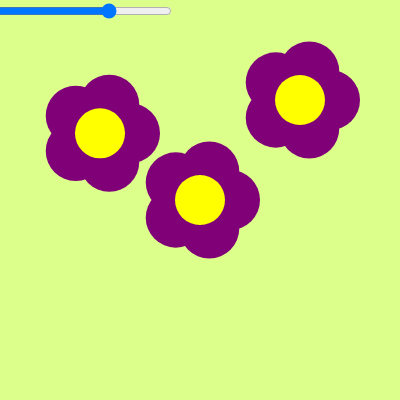
Frame 1 (no input)
Frame 60 (no input): identical to frame 1, image omitted
Frame 120 (the mouse pressed at the canvas centre since frame 60): identical to frame 1, image omitted

The p5.js sketch that drew this single still picture (run headless with seeded random() and noise() and a simulated clock; from frame 60 on, the mouse is pressed at the canvas centre):

// p5.js sketch
// ── sketch.js
let flowerCenter1;
let flowerCenter2;
let flowerCenter3;
let petalScale1 = 0.1;
let petalScale2 = 0.1;
let petalScale3 = 0.1;
let slider;

function setup() {
  createCanvas(400, 400);
  flowerCenter1 = createVector(width / 4, height / 3);
  flowerCenter2 = createVector(width / 2, height / 2);
  flowerCenter3 = createVector(3 * width / 4, height / 4);
  noStroke();
  // Crea un elemento de entrada de tipo rango (barra deslizante)
  slider = createSlider (0, 1.5, 1.0, 0.01);
  slider.position(-10, 1);
  slider.style('width', '180px');
}

function draw() {
  background(220, 255, 140);
  
  // Obtiene el valor del rango y ajusta la escala de los pétalos
  let petalScale = slider.value();

  drawFlower(flowerCenter1, petalScale, 5);
  drawFlower(flowerCenter2, petalScale, 5); // Segunda flor con pétalos más grandes
  drawFlower(flowerCenter3, petalScale, 5); // Tercera flor con pétalos más pequeños
}

function drawFlower(center, scale, numPetals) {
  fill(128, 0,120); // Color rojo para los pétalos

  for (let i = 0; i < numPetals; i++) {
    let angle = TWO_PI / numPetals * i;
    let xOffset = cos(angle) * 30 * scale;
    let yOffset = sin(angle) * 30 * scale;
    ellipse(center.x + xOffset, center.y + yOffset, 60, 60);
  }

  fill(255, 255, 0); // Color amarillo para el centro de la flor
  ellipse(center.x, center.y, 50, 50);
  
}
